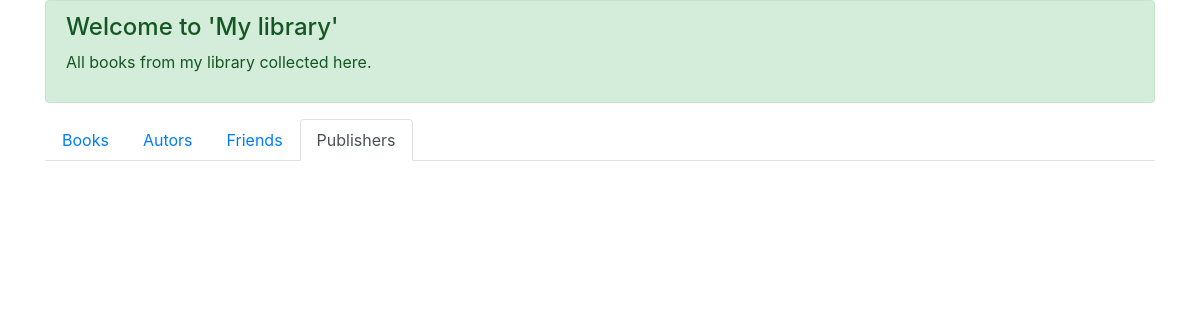
The app's page /publishers/, older data.
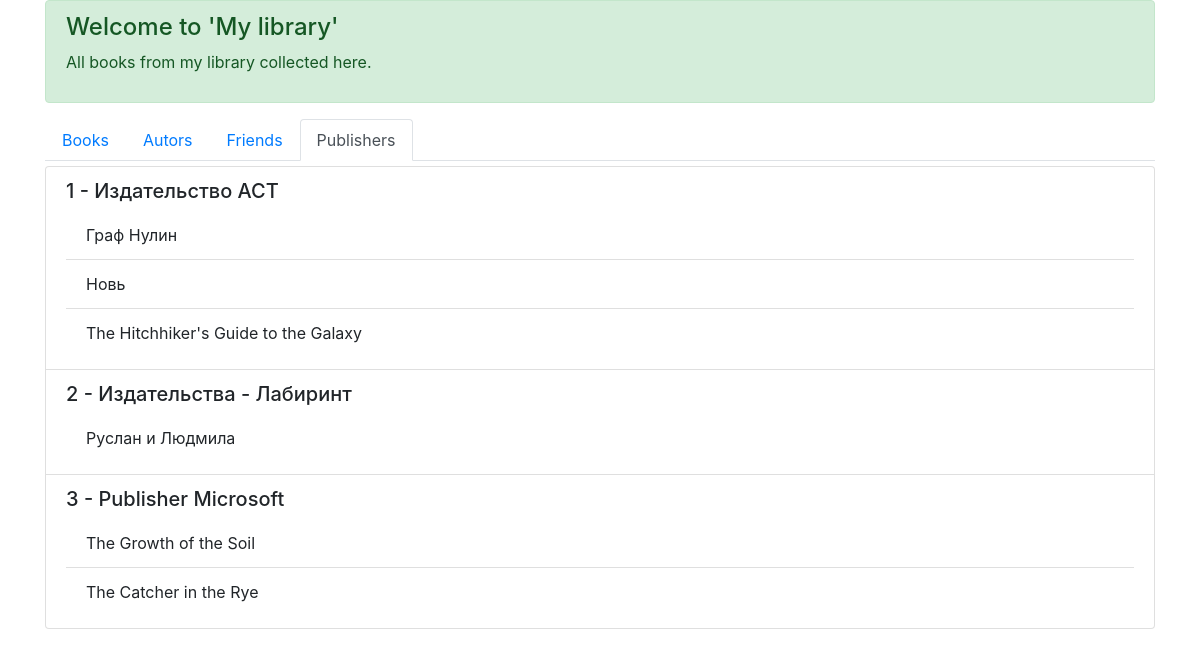
The same page, newer data.
### p_library/models.py (models this page shows, shortened)
class Publisher(models.Model):
    name = models.TextField(verbose_name='Publishing name')
    location = models.CharField(max_length=2, verbose_name='Location')
    owner = models.TextField(verbose_name='Owner')

class Book(models.Model):
    ISBN = models.CharField(verbose_name='International standard of the "books number"', max_length=13)
    title = models.TextField(verbose_name='Book title')
    description = models.TextField(verbose_name='Description')
    year_release = models.SmallIntegerField(verbose_name='Year release')
    copy_count = models.SmallIntegerField(verbose_name='Copy count', default=1)
    price= models.DecimalField(verbose_name='Price', max_digits=6, decimal_places=2, default=0)
    publisher = models.ForeignKey('p_library.Publisher', null=True, blank=True, verbose_name='Publishing house',
                                         on_delete=models.CASCADE, related_name='book_publisher')
    author = models.ForeignKey('p_library.Author', verbose_name='Author', on_delete=models.CASCADE,
                               related_name='book_author')
    reader = models.ForeignKey('p_library.Friend', null=True, blank=True, verbose_name='Reader',
                                     on_delete=models.CASCADE, related_name='book_reader')

### p_library/views.py (the view)
# urls.py: path('publishers/', views.publishers_list),
def publishers_list(request):
    template = loader.get_template('publishers.html')
    publishers = Publisher.objects.all()
    publishers_data = {
        'publishers': publishers
    }
    return HttpResponse(template.render(publishers_data))

### p_library/templates/publishers.html (shortened to what this page needs)
<!DOCTYPE html>
<html>
    <head>
        <link rel="stylesheet"
              href="https://stackpath.bootstrapcdn.com/bootstrap/4.5.0/css/bootstrap.min.css"
>
    </head>
    <body>
        <div class="container">
            <div class="alert alert-success" role="alert">
                    <h4 class="alert-heading">Welcome to 'My library'</h4>
                    <p>All books from my library collected here.</p>
            </div>
            <ul class="nav nav-tabs">
                <li class="nav-item">
                    <a class="nav-link" href="/">Books</a>
                </li>
                <li class="nav-item">
                    <a class="nav-link" href="/author/">Autors</a>
                </li>
                <li class="nav-item">
                    <a class="nav-link" href="/friend/">Friends</a>
                </li>
                <li class="nav-item">
                    <a class="nav-link active" href="/publishers/">Publishers</a>
                </li>
            </ul>
            <ul class="list-group" style="margin-top: 5px">
                {% for publisher in publishers %}
                <li class="list-group-item">
                    <h5>{{ forloop.counter }} - {{ publisher.name }}</h5>
                    <ul class="list-group list-group-flush">
                        {% for book in publisher.book_publisher.all %}
                        <li class="list-group-item">{{ book.title }}</li>
                        {% endfor %}
                    </ul>
                </li>
                {% endfor %}
            </ul>
        </div>
    </body>
</html>

Row changes from the older to the newer data that the page shows:
added Publisher: name "Издательство АСТ"
now on this page (row edited): Book: title "Граф Нулин", shown under "Издательство АСТ"
now on this page (row edited): Book: title "Новь", shown under "Издательство АСТ"
now on this page (row edited): Book: title "The Hitchhiker's Guide to the Galaxy", shown under "Издательство АСТ"
added Publisher: name "Издательства - Лабиринт"
now on this page (row edited): Book: title "Руслан и Людмила", shown under "Издательства - Лабиринт"
added Publisher: name "Publisher Microsoft"
now on this page (row edited): Book: title "The Growth of the Soil", shown under "Publisher Microsoft"
now on this page (row edited): Book: title "The Catcher in the Rye", shown under "Publisher Microsoft"
